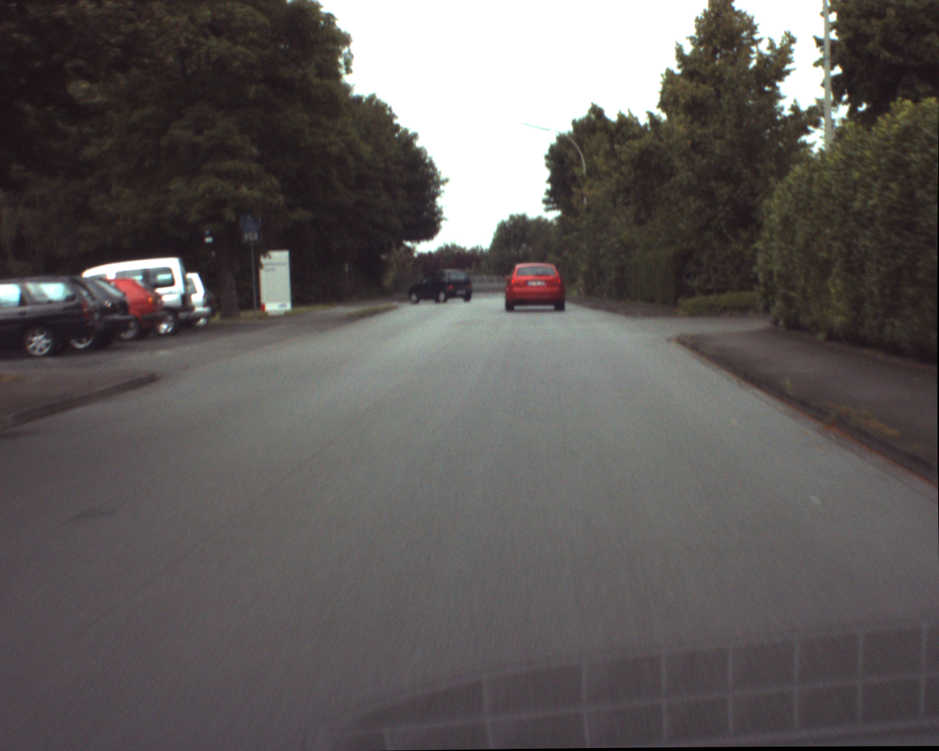
%> input picture Lab_04/Input/ur_c_s_03a_01_L_0376.png, 939 x 751 px, shrunk from 1280 x 1024 before the run
$ octave --eval "result = Segment_with_centroid_red_car(imread('../Input/ur_c_s_03a_01_L_0376.png'));"   (GNU Octave 9; MATLAB toolbox functions it lacks are replaced by stand-ins)
%> lines starting %> are read from the running program, lines starting %| are printed output that depends on the picture; in (x1, y1, x2, y2) boxes, pixels count from 0 and x2, y2 are one past the last pixel; in counts of white or black regions, pixels touching at a corner belong together; the program's own positions count from 1
%% Segment the red car in all the 6 images with centroid and bounding box

    % input:  inputImg: input image
    % output: outputImg: Segmented red car in the image with centroid


function [outputImg]=Segment_with_centroid_red_car(inputImg)

         inputImg_hsv=rgb2hsv(inputImg);
%> inputImg_hsv: size 751x939x3 double; mean H, S, V 0.427, 0.126, 0.379
         inputImg_hsv=inputImg_hsv(:,:,1);                                  %Take H component
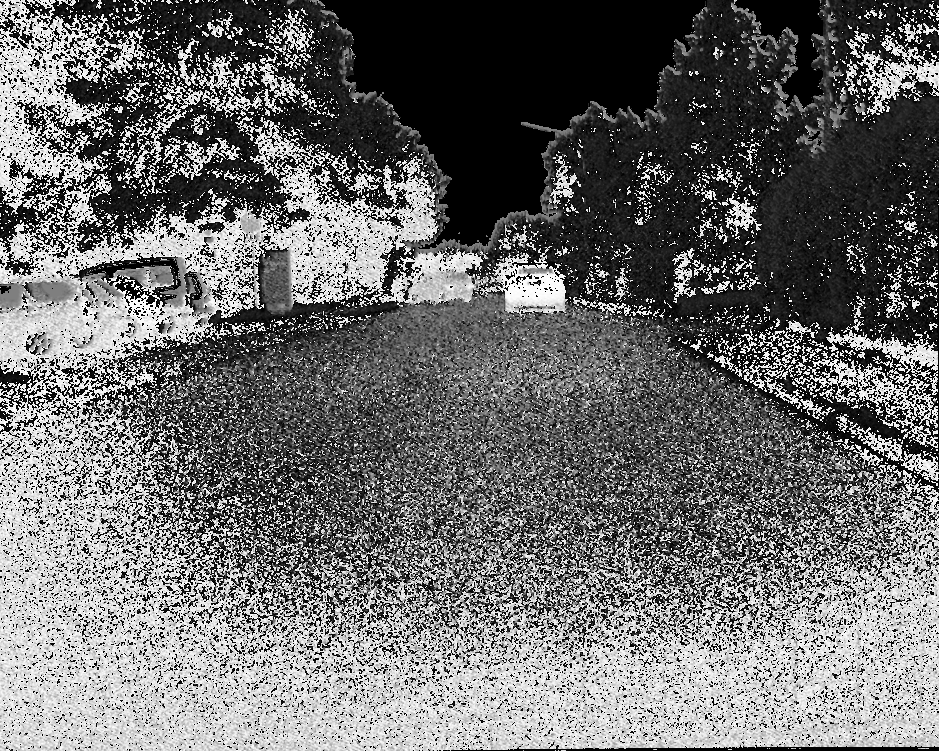
%> inputImg_hsv: size 751x939 double; min 0, max 0.999, mean 0.427
         [rr,cc,pp]=size(inputImg_hsv);
%> rr = 751; cc = 939; pp = 1
         seg=zeros(rr,cc);

         mask=inputImg_hsv > 0.97   &  inputImg_hsv < 1;
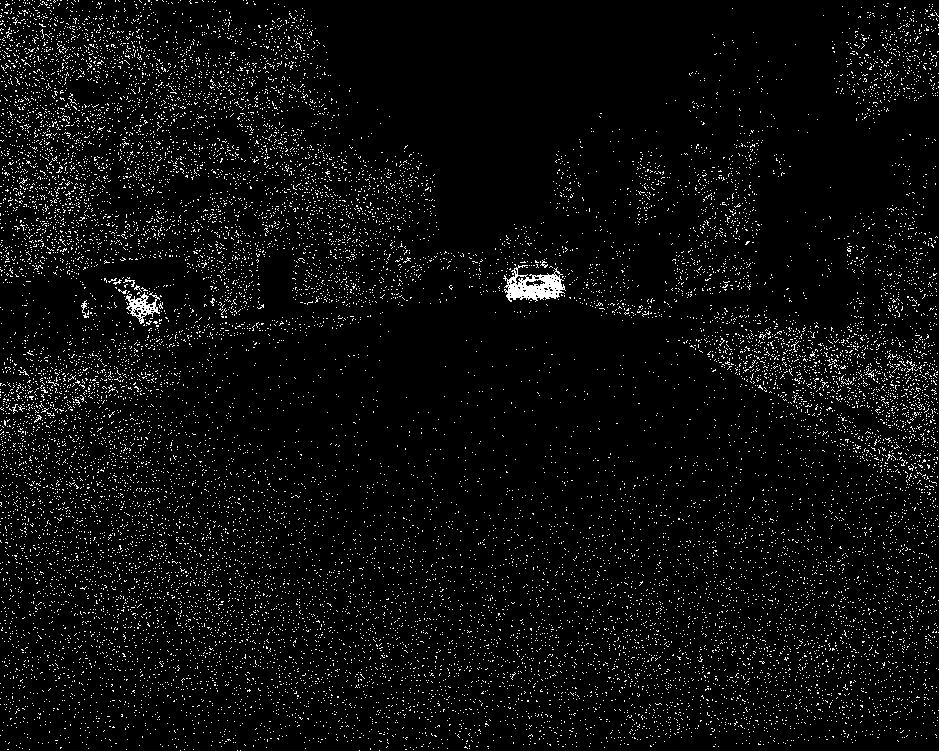
%> mask: size 751x939 logical; 4.6% white in thin lines or dots
         seg=seg+mask;
%> seg: size 751x939 double; values 0 (black) and 1 (white), 4.6% white in thin lines or dots

         BW2 = bwareaopen(seg,50);                                          %Labeled image
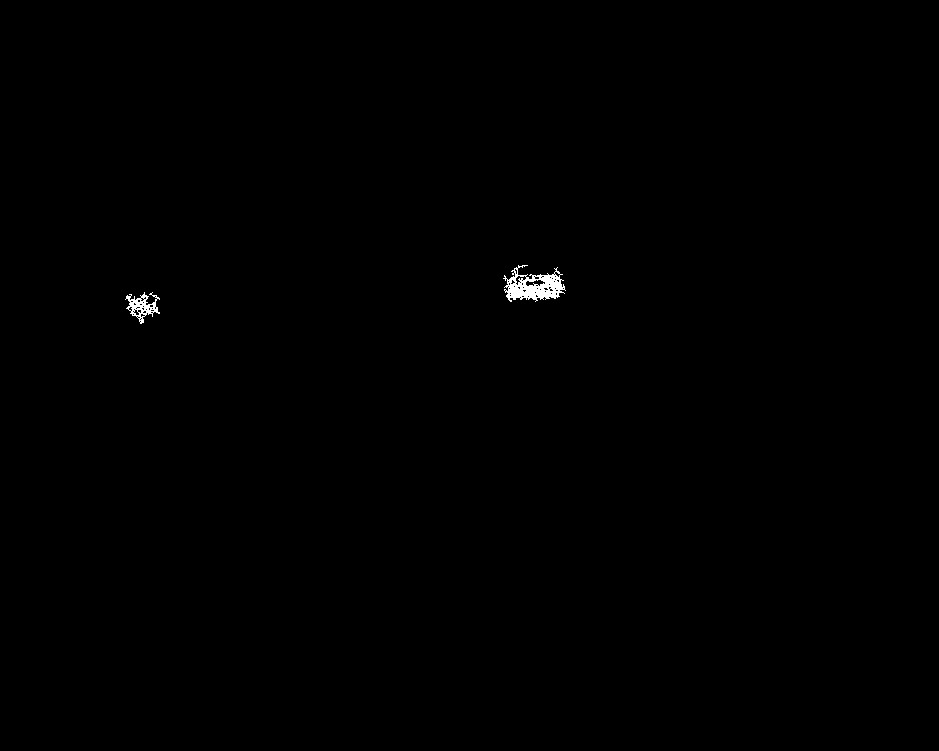
%> BW2: size 751x939 logical; 0.23% white; 2 white regions
         prop=regionprops(BW2,'Area','Centroid','BoundingBox');
%> prop = 2 regions; box (x1, y1, x2, y2), Area and Centroid: (503, 265, 566, 302) 1168 [534.7 287.2], (125, 292, 160, 324) 437 [142.8 306.9]

%> (the run ends here)
